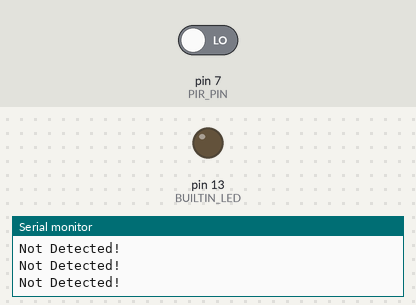
The sketch below on a simulated Arduino Uno, built with avr-gcc and run on an emulated ATmega328P. On the bench: output pins drawn as LEDs (lit = HIGH), the last lines printed to the serial monitor. The inputs (shaded band) are chosen by the test bench; at power-on: pin 7 (PIR_PIN) LOW.

Above: at 2.8 s.
2.9 s: pin 7 (PIR_PIN) driven HIGH
At 4.2 s:
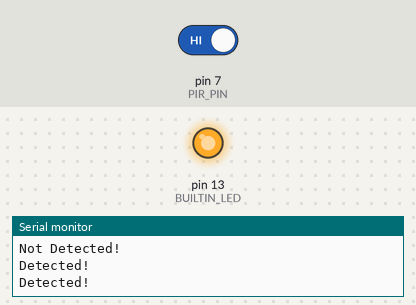
4.5 s: pin 7 (PIR_PIN) driven LOW
At 5.9 s:
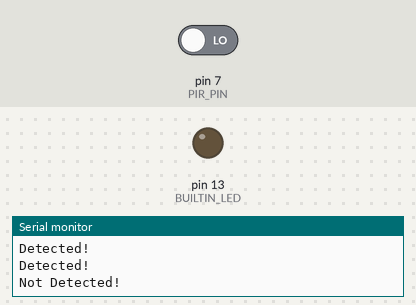
Timing chart, 0 to 7.5 s (numbered marks = the images above; inputs shaded):
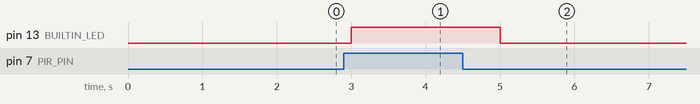

Measured:
- after the input at 2.9 s, pin 13 (BUILTIN_LED): LOW → HIGH after 0.10 s
- after the input at 4.5 s, pin 13 (BUILTIN_LED): HIGH → LOW after 0.50 s

The sketch:

example_1122.ino
```cpp
/*
 * 201901723
 * 최가은
 * 2022.11.22.(화)
 *
*/

#define PIR_PIN 7
#define BUILTIN_LED 13

void setup() {
  pinMode(PIR_PIN, INPUT);
  pinMode(BUILTIN_LED, OUTPUT);
  Serial.begin(9600);
}

void loop() {
  int value = digitalRead(PIR_PIN);
  if(value == HIGH){
    digitalWrite(BUILTIN_LED, HIGH);
    Serial.println("Detected!");
  } else {
    digitalWrite(BUILTIN_LED, LOW);
    Serial.println("Not Detected!");
  }
  delay(1000);
}
```
